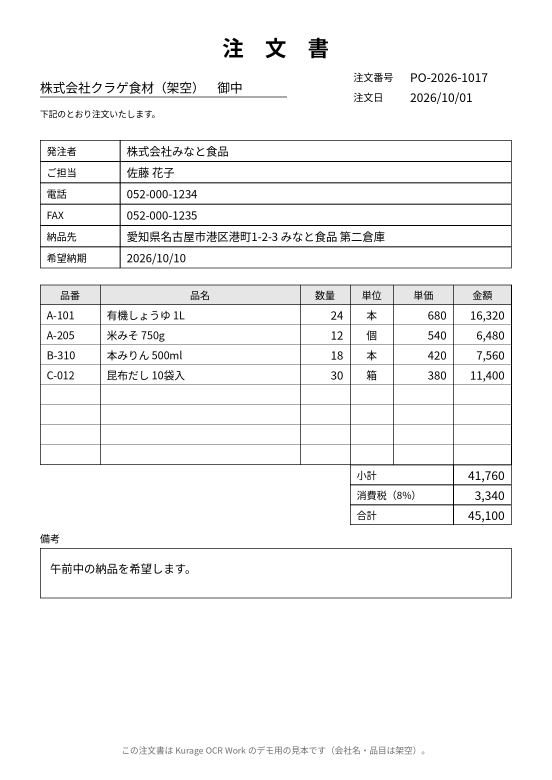
#> input picture samples/order_print.png, 1654 x 2339 px (shown at 1/3 size)
$ python make_ogp.py
#> lines starting #> are read from the running program, lines starting #| are printed output that depends on the picture
#!/usr/bin/env python3
"""OGP 画像（1200×630）を作る。数字は焼き込まない（変わるので）。  /usr/bin/python3 scripts/make_ogp.py"""
import os
from PIL import Image, ImageDraw, ImageFont

R = os.path.dirname(os.path.dirname(os.path.abspath(__file__)))
B = '/usr/share/fonts/opentype/noto/NotoSansCJK-Bold.ttc'
N = '/usr/share/fonts/opentype/noto/NotoSansCJK-Regular.ttc'
im = Image.new('RGB', (1200, 630), (244, 247, 249))
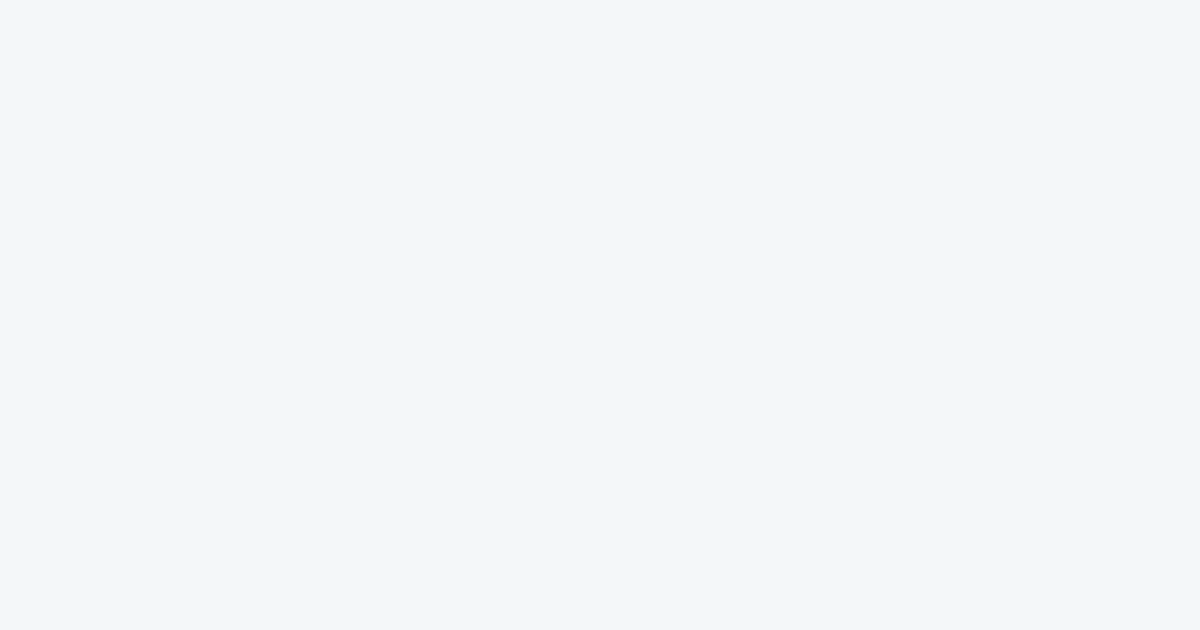
#> im: PIL image 1200x630 RGB; mean R, G, B 244, 247, 249
d = ImageDraw.Draw(im)
d.rectangle((0, 0, 1200, 12), fill=(10, 143, 133))
# 見本2枚（印刷と手書きFAX）を右に重ねる
for i, (f, x, y, rot) in enumerate((('order_print.png', 760, 90, 4), ('order_fax_hand.png', 860, 150, -5))):
    s = Image.open(os.path.join(R, 'samples', f)).convert('RGB')
    s = s.resize((300, int(300 * s.height / s.width)))
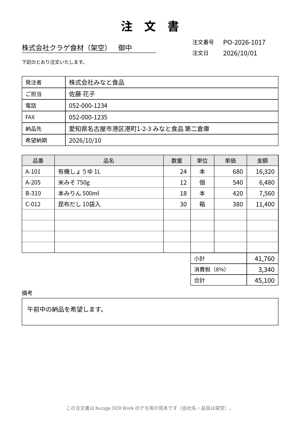
#> s: PIL image 300x424 RGB; min 0, max 255, mean 245.1
    s = s.crop((0, 0, 300, 420))
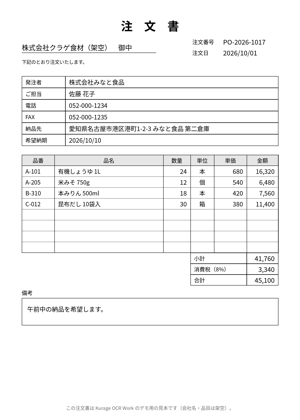
#> s: PIL image 300x420 RGB; min 0, max 255, mean 245
    fr = Image.new('RGB', (310, 430), (200, 210, 218)); fr.paste(s, (5, 5))
#> after `fr = Image.new('RGB', (310, 430), (200, 210, 218))`:
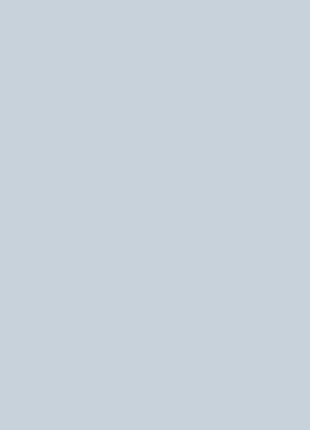
#> fr: PIL image 310x430 RGB; mean R, G, B 200, 210, 218
#> after `fr.paste(s, (5, 5))`:
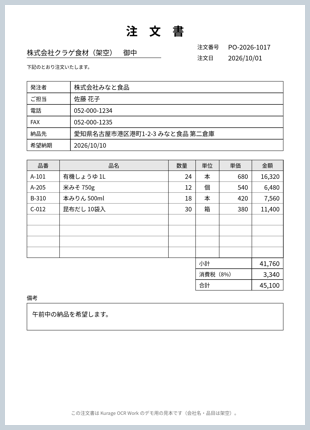
#> fr: PIL image 310x430 RGB; mean R, G, B 242.5, 243.1, 243.5
    fr = fr.rotate(rot, expand=True, fillcolor=(244, 247, 249))
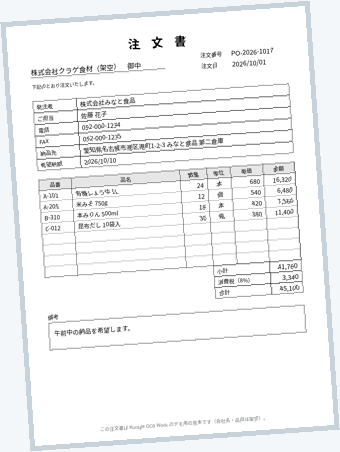
#> fr: PIL image 340x452 RGB; mean R, G, B 242.7, 243.6, 244.3
    im.paste(fr, (x, y))
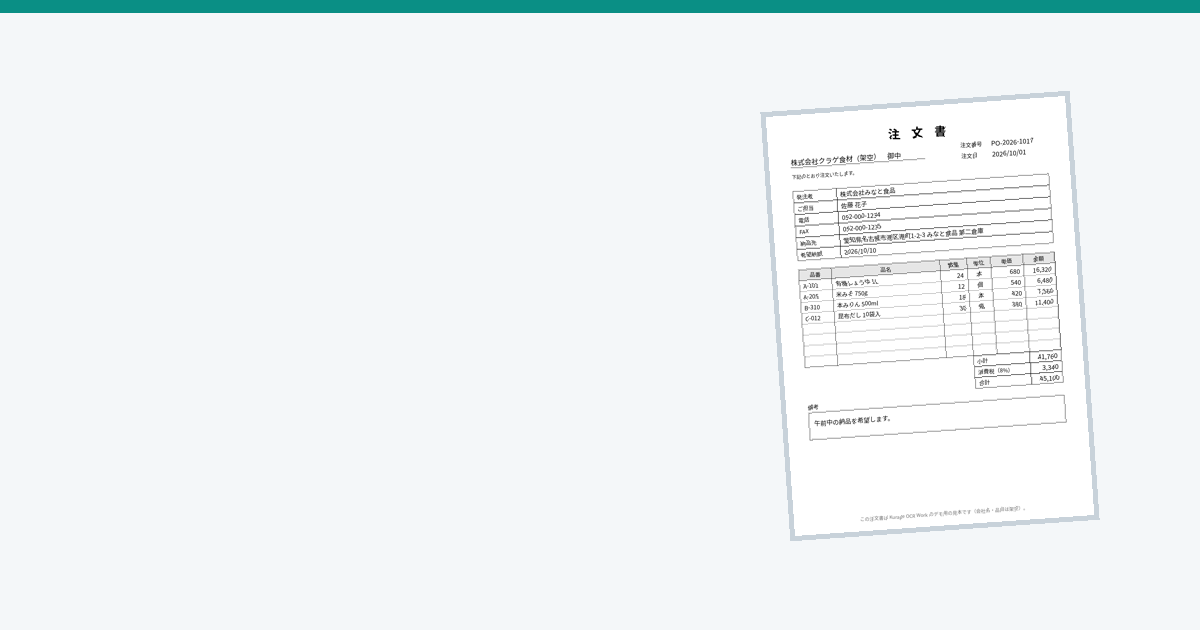
#> im: PIL image 1200x630 RGB; mean R, G, B 238.9, 244.2, 245.6
#> pass 2 of the loop `for i, (f, x, y, rot) in enumerate((('order_print.png', 760, 90, 4), (..`:
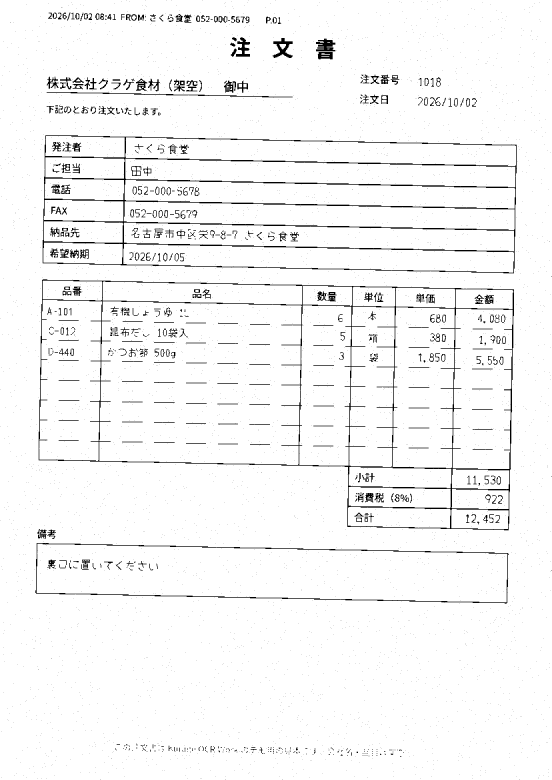
#> input picture samples/order_fax_hand.png, 1654 x 2339 px (shown at 1/3 size)
#> `fr = fr.rotate(rot, expand=True, fillcolor=(244, 247, 249))`:
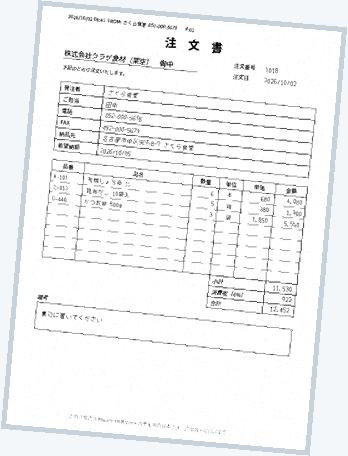
#> fr: PIL image 348x456 RGB; mean R, G, B 243, 243.9, 244.6
#> `im.paste(fr, (x, y))`:
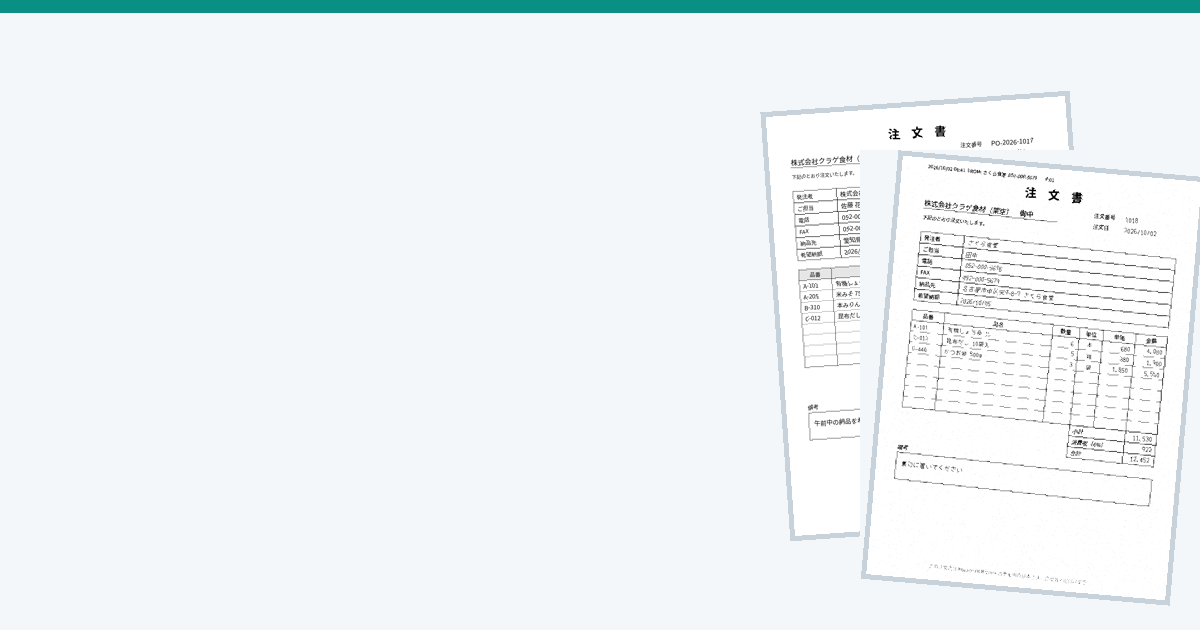
#> im: PIL image 1200x630 RGB; mean R, G, B 238.8, 243.9, 245.3
#> (the run stopped early here; a loop or call above may not have finished)
